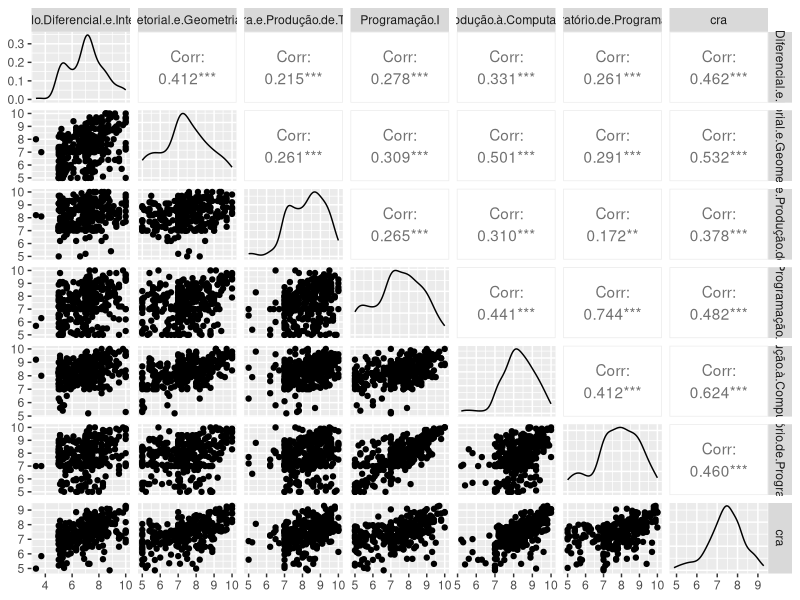
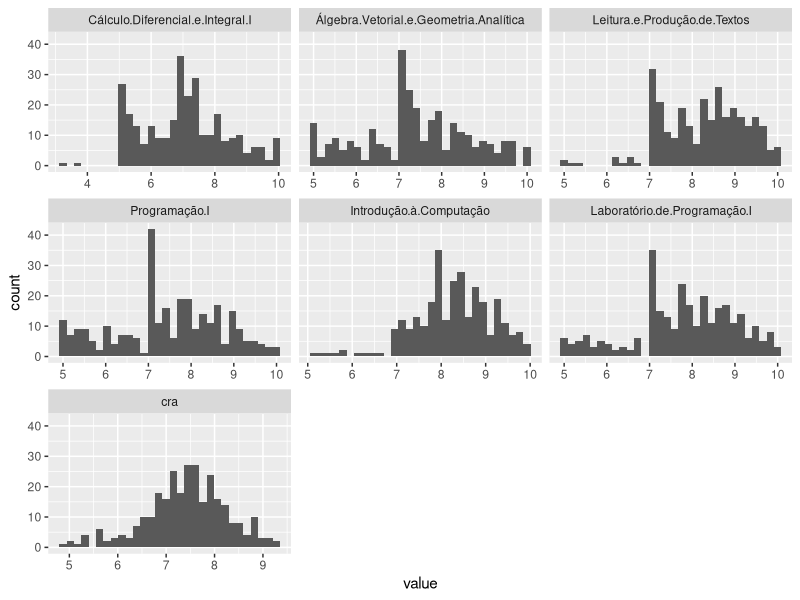
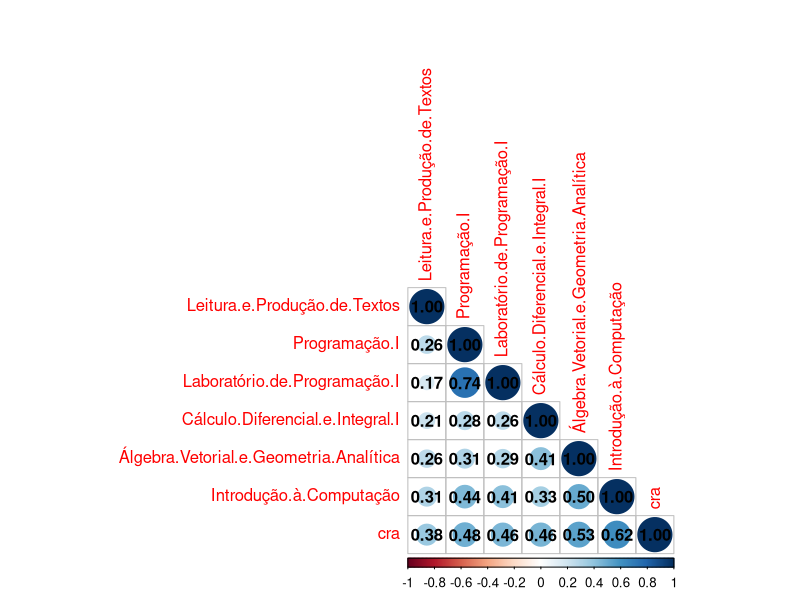
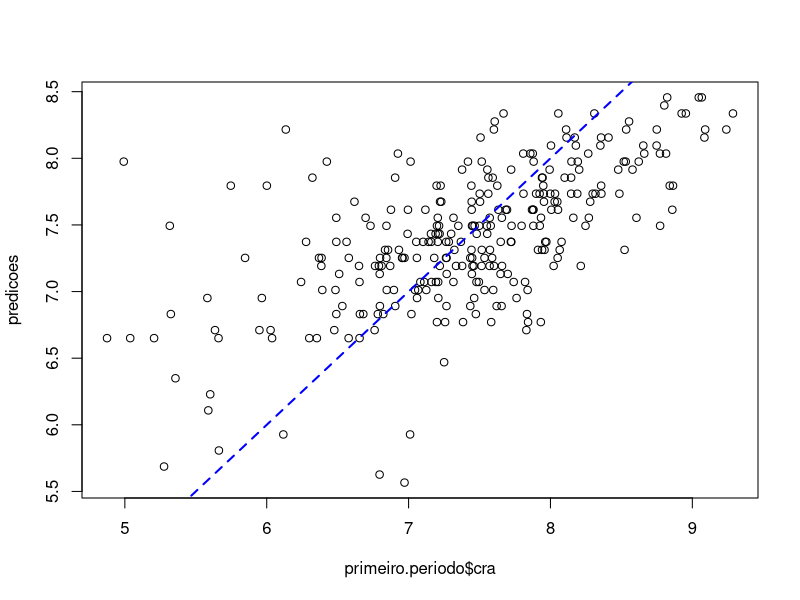
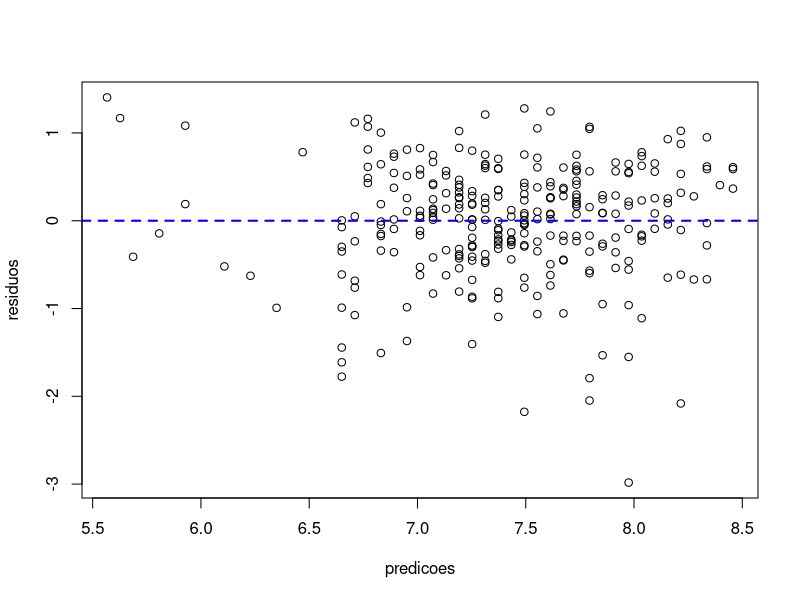
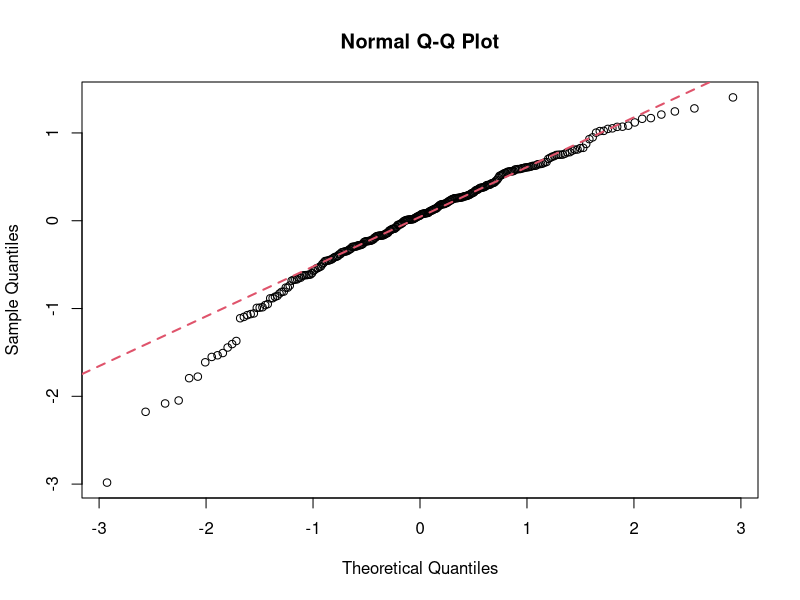
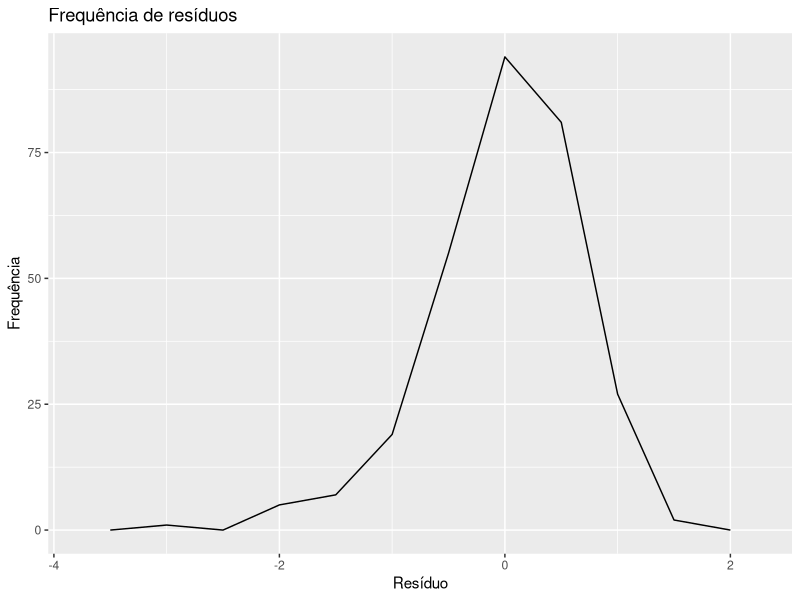
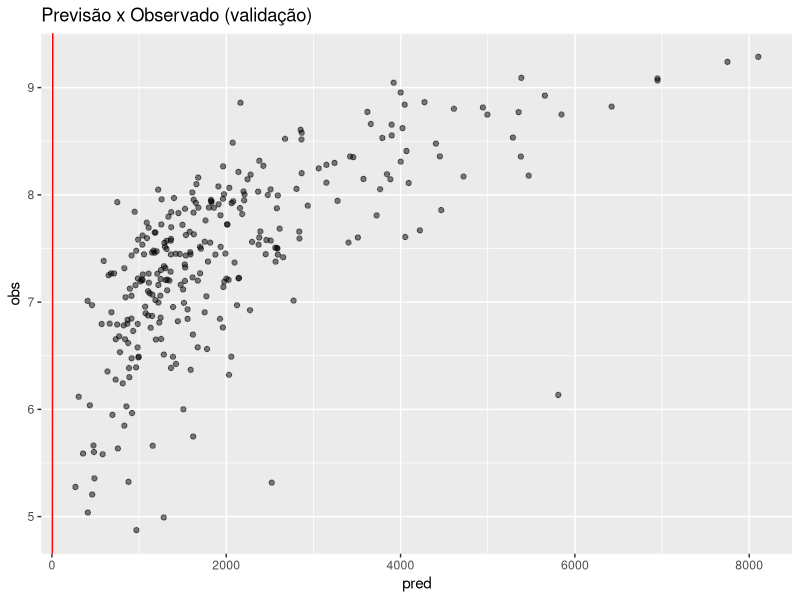

The R source for these figures, in order:
## ---- chunk 1
library(dplyr)
library(reshape2)
library(GGally)
library(ggplot2)
library(corrplot)
## ---- chunk 2
dados <- read.csv("dados/graduados.csv")
## ---- chunk 3
graduados <- dados %>%
  arrange(matricula)

graduados.clean <- graduados %>%
  filter(!is.na(media))

graduados.cra <- graduados.clean %>%
  group_by(matricula) %>%
  mutate(cra.contrb = media*creditos) %>%
  summarise(cra = sum(cra.contrb)/sum(creditos))

graduados.model.input <- graduados.clean %>%
  group_by(matricula, disciplina) %>%
  filter(media == max(media))%>%
  ungroup() %>%
  select(matricula, disciplina, media) %>%
  mutate(disciplina = as.factor(gsub(" ", ".", disciplina))) %>%
  dcast(matricula ~disciplina, mean) %>%
  merge(graduados.cra)

## ---- chunk 4
primeiro.periodo <- graduados.model.input %>%
  select(matricula, Cálculo.Diferencial.e.Integral.I, Álgebra.Vetorial.e.Geometria.Analítica, Leitura.e.Produção.de.Textos, Programação.I, Introdução.à.Computação, Laboratório.de.Programação.I, cra)

primeiro.periodo <- na.omit(primeiro.periodo)
primeiro.periodo <- primeiro.periodo %>% select(-matricula)

ggpairs(primeiro.periodo)

df1 <- melt(primeiro.periodo)

ggplot(df1,aes(x = value)) + 
    facet_wrap(~variable, scales = "free_x") + 
    geom_histogram()
## ---- chunk 5
correlationMatrix1 <- cor(primeiro.periodo)
print(correlationMatrix1)
corrplot(correlationMatrix1, method="circle", type="lower", order="hclust", addCoef.col = "black")
## ---- chunk 6
#modelo de regressao linear
lm.IC = lm(primeiro.periodo$cra ~ primeiro.periodo$Introdução.à.Computação)
## ---- chunk 7
summary(lm.IC)
## ---- chunk 8
predicoes = predict.lm(lm.IC,primeiro.periodo)
residuos = primeiro.periodo$cra - predicoes
## ---- chunk 9
axisRange = extendrange(c(primeiro.periodo$cra,predicoes)) #deixando as variáveis na mesma escala
plot(primeiro.periodo$cra,predicoes)
abline(0,1,col="blue",lty=2,lwd=2)

## ---- chunk 10
plot(predicoes,residuos)
abline(h=0,col="blue",lty=2,lwd=2)

## ---- chunk 11
qqnorm(residuos)
qqline(residuos, col = 2,lwd=2,lty=2)
## ---- chunk 12
ggplot(lm.IC, aes(.resid)) + labs(title="Frequência de resíduos", x= "Resíduo", y="Frequência") + 
  geom_freqpoly(binwidth = 0.5) 
## ---- chunk 13

lm.primeiro.periodo <- lm(cra ~ Laboratório.de.Programação.I + Programação.I + Introdução.à.Computação + Cálculo.Diferencial.e.Integral.I + Álgebra.Vetorial.e.Geometria.Analítica + Leitura.e.Produção.de.Textos, primeiro.periodo)
lm.primeiro.periodo


library(broom)
tidy(lm.primeiro.periodo, conf.int = TRUE)


#plot do modelo
prediction <- predict(lm.primeiro.periodo)

exp.prediction <- exp(prediction) - 1 #transformando o vetor de predição para a unidade original do problema (em ha).

lm_prediction <- data.frame(pred = exp.prediction, obs = primeiro.periodo$cra)

ggplot(lm_prediction, aes(x = pred, y = obs)) + geom_point(alpha = 0.5, position = position_jitter(width=0.2)) + geom_abline(colour = "red") + ggtitle("Previsão x Observado (validação)")

ggplot(lm_prediction, aes(pred, obs)) +  geom_point(alpha = 0.1, position = position_jitter(width = 0.3)) + 
  labs(title="Previsão do modelo", x= "Predição", y="CRA") +  
  geom_line(aes(y = predict(lm.primeiro.periodo, primeiro.periodo)), colour = "red")
## ---- chunk 14
segundo.periodo <-  graduados.model.input %>%
  select(matricula, Cálculo.Diferencial.e.Integral.II, Matemática.Discreta, Programação.II, Teoria.dos.Grafos, Fundamentos.de.Física.Clássica, Laboratório.de.Programação.II, cra)

segundo.periodo <- na.omit(segundo.periodo)
segundo.periodo <- segundo.periodo %>% select(-matricula)

ggpairs(segundo.periodo)

df2 <- melt(segundo.periodo)

ggplot(df2,aes(x = value)) + 
    facet_wrap(~variable, scales = "free_x") + 
    geom_histogram()

## ---- chunk 15
correlationMatrix2 <- cor(segundo.periodo)
print(correlationMatrix2)
corrplot(correlationMatrix2, method="circle", type="lower", order="hclust", addCoef.col = "black")
## ---- chunk 16
modelo.segundo.periodo <- lm(cra ~ Cálculo.Diferencial.e.Integral.II + Matemática.Discreta + Programação.II + Teoria.dos.Grafos+ Fundamentos.de.Física.Clássica+ Laboratório.de.Programação.II, segundo.periodo)

